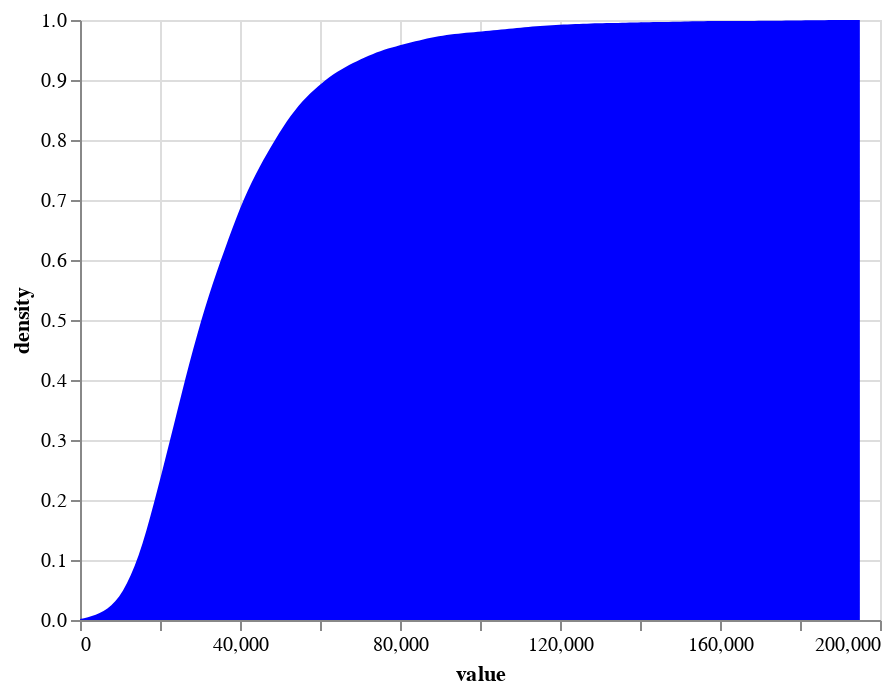

Write notebook code for a chart like this one.
### Code cell
alt.data_transformers.disable_max_rows()
dist_short_df = dist_df[dist_df['income']<200000]


slider = alt.binding_range(min=0, max=100, step=1, name='cutoff:')
selector = alt.selection_single(name="SelectorName", fields=['cutoff'],
                                bind=slider, init={'cutoff': 50})

alt_dist = alt.Chart(dist_short_df).transform_bin(
            'income_bin', 'income', bin=alt.Bin(extent=[0, 200000], step=3000)
        ).transform_joinaggregate(
            count='count()', groupby=['income_bin']  
        ).mark_bar().encode(
            alt.X('income_bin:Q', bin='binned'),
            alt.X2('income_bin_end'),
            alt.Y('count:Q'),
            color=alt.condition(
                alt.datum.income_bin_end <= selector.cutoff,
                alt.value("lightblue"),  # The positive color
                alt.value("lightgray")  # The negative color
            )
        ).add_selection(
            selector
        )

alt_cul = alt.Chart(dist_short_df).transform_density(
            density = 'income',
            as_=["value", "density"],
            cumulative = True,
            steps = 200
            ).mark_area(clip = True).encode(
                alt.X("value:Q"),
                alt.Y("density:Q"),
                color=alt.condition(
                    alt.datum.value <= selector.cutoff,
                    alt.value("blue"),  # The positive color
                    alt.value("lightgray")  # The negative color
                )
            ).add_selection(
                selector
            )
                
            
alt_cul

### Figure 1 — Vega-Lite specification as saved in the notebook (floating-point values rounded to 4 significant figures; data arrays with more than 128 entries replaced by an {"elided": "..."} marker saying what was removed)
{"config": {"view": {"continuousWidth": 400, "continuousHeight": 300}}, "data": {"name": "data-16410442238c2634932a5093576eaeeb"}, "mark": {"type": "area", "clip": true}, "encoding": {"color": {"condition": {"value": "blue", "test": "(datum.value <= SelectorName.cutoff)"}, "value": "lightgray"}, "x": {"type": "quantitative", "field": "value"}, "y": {"type": "quantitative", "field": "density"}}, "selection": {"SelectorName": {"type": "single", "fields": ["cutoff"], "bind": {"input": "range", "max": 100, "min": 0, "name": "cutoff:", "step": 1}, "init": {"cutoff": 50}}}, "transform": [{"density": "income", "cumulative": true, "steps": 200, "as": ["value", "density"]}], "$schema": "https://vega.github.io/schema/vega-lite/v4.8.1.json", "datasets": {"data-16410442238c2634932a5093576eaeeb": {"elided": "65212 records"}}}
